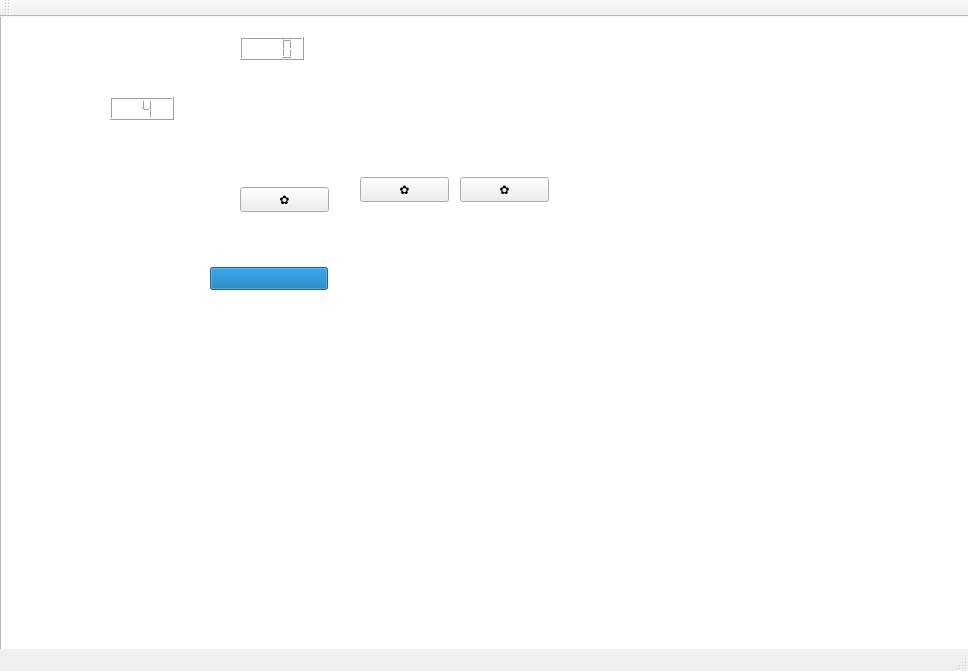
<?xml version="1.0" encoding="UTF-8"?>
<ui version="4.0">
 <class>MainWindow</class>
 <widget class="QMainWindow" name="MainWindow">
  <property name="geometry">
   <rect>
    <x>0</x>
    <y>0</y>
    <width>968</width>
    <height>671</height>
   </rect>
  </property>
  <property name="windowTitle">
   <string>MainWindow</string>
  </property>
  <widget class="QWidget" name="centralWidget">
   <widget class="QGraphicsView" name="graphicsView">
    <property name="geometry">
     <rect>
      <x>0</x>
      <y>-20</y>
      <width>971</width>
      <height>711</height>
     </rect>
    </property>
   </widget>
   <widget class="QPushButton" name="pushButton">
    <property name="geometry">
     <rect>
      <x>240</x>
      <y>170</y>
      <width>89</width>
      <height>25</height>
     </rect>
    </property>
    <property name="text">
     <string>✿</string>
    </property>
   </widget>
   <widget class="QPushButton" name="pushButton2">
    <property name="geometry">
     <rect>
      <x>360</x>
      <y>160</y>
      <width>89</width>
      <height>25</height>
     </rect>
    </property>
    <property name="text">
     <string>✿</string>
    </property>
   </widget>
   <widget class="QPushButton" name="pushButton3">
    <property name="geometry">
     <rect>
      <x>460</x>
      <y>160</y>
      <width>89</width>
      <height>25</height>
     </rect>
    </property>
    <property name="text">
     <string>✿</string>
    </property>
   </widget>
   <widget class="QLCDNumber" name="lcdNumber">
    <property name="geometry">
     <rect>
      <x>240</x>
      <y>20</y>
      <width>64</width>
      <height>23</height>
     </rect>
    </property>
    <property name="digitCount">
     <number>4</number>
    </property>
   </widget>
   <widget class="QLCDNumber" name="lcdNumber2">
    <property name="geometry">
     <rect>
      <x>110</x>
      <y>80</y>
      <width>64</width>
      <height>23</height>
     </rect>
    </property>
    <property name="digitCount">
     <number>2</number>
    </property>
    <property name="intValue" stdset="0">
     <number>4</number>
    </property>
   </widget>
   <widget class="QProgressBar" name="healthBar">
    <property name="geometry">
     <rect>
      <x>210</x>
      <y>250</y>
      <width>118</width>
      <height>23</height>
     </rect>
    </property>
    <property name="autoFillBackground">
     <bool>false</bool>
    </property>
    <property name="value">
     <number>100</number>
    </property>
    <property name="textVisible">
     <bool>false</bool>
    </property>
   </widget>
  </widget>
  <widget class="QMenuBar" name="menuBar">
   <property name="geometry">
    <rect>
     <x>0</x>
     <y>0</y>
     <width>968</width>
     <height>22</height>
    </rect>
   </property>
  </widget>
  <widget class="QToolBar" name="mainToolBar">
   <attribute name="toolBarArea">
    <enum>TopToolBarArea</enum>
   </attribute>
   <attribute name="toolBarBreak">
    <bool>false</bool>
   </attribute>
  </widget>
  <widget class="QStatusBar" name="statusBar"/>
 </widget>
 <layoutdefault spacing="6" margin="11"/>
 <resources/>
 <connections/>
</ui>
